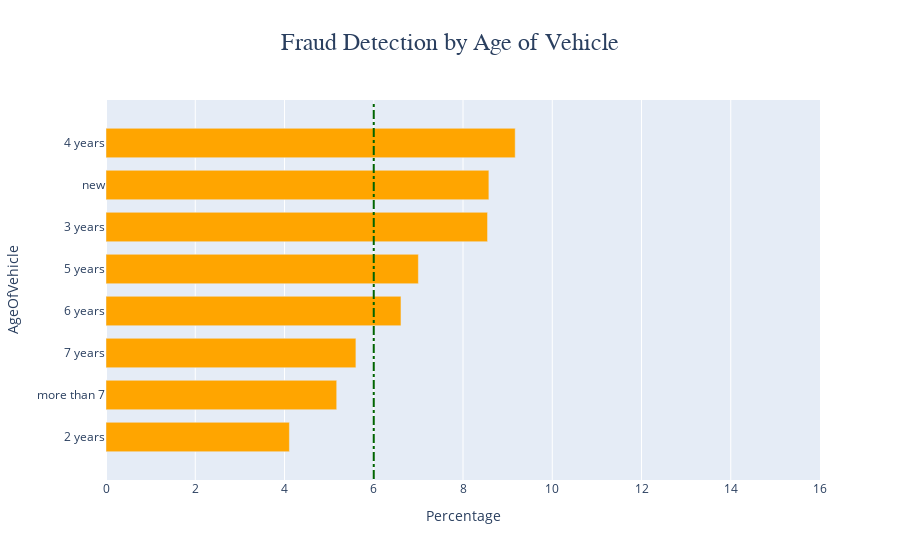

The code cell stored with this chart in its notebook:
### Markdown cell above
## 07) Fraud Detection by Age of Vehicle

### Code cell
# Age of Vehicle
df_counts_ageofvehicle = df_viz['AgeOfVehicle'].value_counts().sort_index()
df_counts_fraud6 = df_fraud['AgeOfVehicle'].value_counts().sort_index()
df_percentages_fraud6 = pd.DataFrame(round((df_counts_fraud6 / df_counts_ageofvehicle) * 100, 2)).fillna(0).reset_index()

df_percentages_fraud6.columns = ['AgeOfVehicle', 'Fraud %']
df_percentages_fraud6 = df_percentages_fraud6.sort_values(by=['Fraud %'])

# Bar Chart
fig = go.Figure()

fig.add_trace(go.Bar(x=df_percentages_fraud6['Fraud %'], y=df_percentages_fraud6['AgeOfVehicle'], orientation='h',
    marker_color='rgb(255, 165, 0)'))

fig.update_layout(
    title={
        'text': 'Fraud Detection by Age of Vehicle',
        'x':0.5,
        'font': {'family': "Arial, sans-serif", 'size': 24}
    })

fig.update_layout(
    xaxis=dict(title='Percentage', range=[0, 16], dtick=2), yaxis=dict(title='AgeOfVehicle'), legend=dict(title='Outcome'), bargap=0.3)

fig.add_shape(
    type="line",
    x0=6,
    y0=-1,
    x1=6,
    y1=8,
    line=dict(
        color="rgba(0, 100, 0, 1)",
        width=2,
        dash="dashdot", 
    ),
)

fig.show()

### Figure 1 — Plotly figure (JSON) as saved in the notebook; plotly's stock layout.template omitted (floating-point values rounded to 4 significant figures)
{"data": [{"marker": {"color": "rgb(255, 165, 0)"}, "orientation": "h", "type": "bar", "x": [4.11, 5.17, 5.6, 6.61, 7.0, 8.55, 8.58, 9.17], "y": ["2 years", "more than 7", "7 years", "6 years", "5 years", "3 years", "new", "4 years"]}], "layout": {"bargap": 0.3, "legend": {"title": {"text": "Outcome"}}, "shapes": [{"line": {"color": "rgba(0, 100, 0, 1)", "dash": "dashdot", "width": 2}, "type": "line", "x0": 6, "x1": 6, "y0": -1, "y1": 8}], "title": {"font": {"family": "Arial, sans-serif", "size": 24}, "text": "Fraud Detection by Age of Vehicle", "x": 0.5}, "xaxis": {"dtick": 2, "range": [0, 16], "title": {"text": "Percentage"}}, "yaxis": {"title": {"text": "AgeOfVehicle"}}}}
